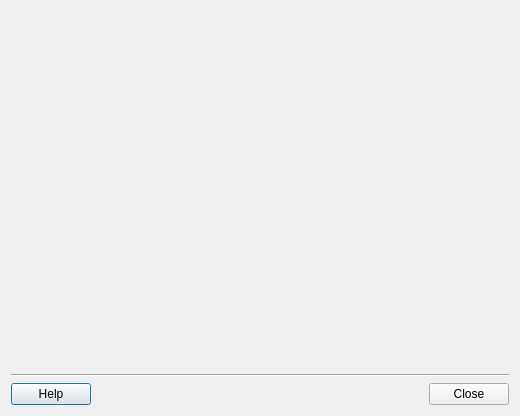
<?xml version="1.0" encoding="UTF-8"?>
<ui version="4.0">
 <class>ROIManagerDialogForm</class>
 <widget class="QDialog" name="ROIManagerDialogForm">
  <property name="geometry">
   <rect>
    <x>0</x>
    <y>0</y>
    <width>520</width>
    <height>416</height>
   </rect>
  </property>
  <property name="windowTitle">
   <string>ROI Manager</string>
  </property>
  <layout class="QGridLayout" name="gridLayout_4">
   <item row="0" column="0">
    <layout class="QGridLayout" name="gridLayout_3">
     <item row="0" column="0">
      <widget class="QWidget" name="m_widget" native="true">
       <property name="sizePolicy">
        <sizepolicy hsizetype="MinimumExpanding" vsizetype="MinimumExpanding">
         <horstretch>0</horstretch>
         <verstretch>0</verstretch>
        </sizepolicy>
       </property>
      </widget>
     </item>
     <item row="1" column="0">
      <layout class="QGridLayout" name="gridLayout_2">
       <item row="0" column="0">
        <widget class="Line" name="line">
         <property name="orientation">
          <enum>Qt::Horizontal</enum>
         </property>
        </widget>
       </item>
       <item row="1" column="0">
        <layout class="QGridLayout" name="gridLayout">
         <item row="0" column="0">
          <widget class="QPushButton" name="m_helpPushButton">
           <property name="text">
            <string>Help</string>
           </property>
          </widget>
         </item>
         <item row="0" column="1">
          <spacer name="horizontalSpacer">
           <property name="orientation">
            <enum>Qt::Horizontal</enum>
           </property>
           <property name="sizeHint" stdset="0">
            <size>
             <width>40</width>
             <height>20</height>
            </size>
           </property>
          </spacer>
         </item>
         <item row="0" column="2">
          <widget class="QPushButton" name="m_closePushButton">
           <property name="text">
            <string>Close</string>
           </property>
          </widget>
         </item>
        </layout>
       </item>
      </layout>
     </item>
    </layout>
   </item>
  </layout>
 </widget>
 <resources/>
 <connections>
  <connection>
   <sender>m_closePushButton</sender>
   <signal>released()</signal>
   <receiver>ROIManagerDialogForm</receiver>
   <slot>close()</slot>
   <hints>
    <hint type="sourcelabel">
     <x>462</x>
     <y>396</y>
    </hint>
    <hint type="destinationlabel">
     <x>382</x>
     <y>397</y>
    </hint>
   </hints>
  </connection>
 </connections>
</ui>
